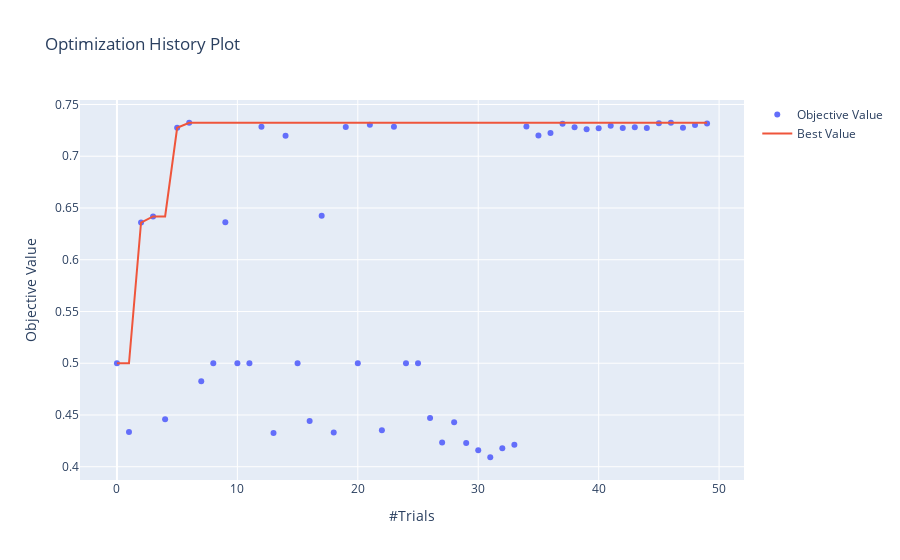

Notebook cell for this chart:
### Code cell
fig = optuna.visualization.plot_optimization_history(study_skl)
fig.show()
